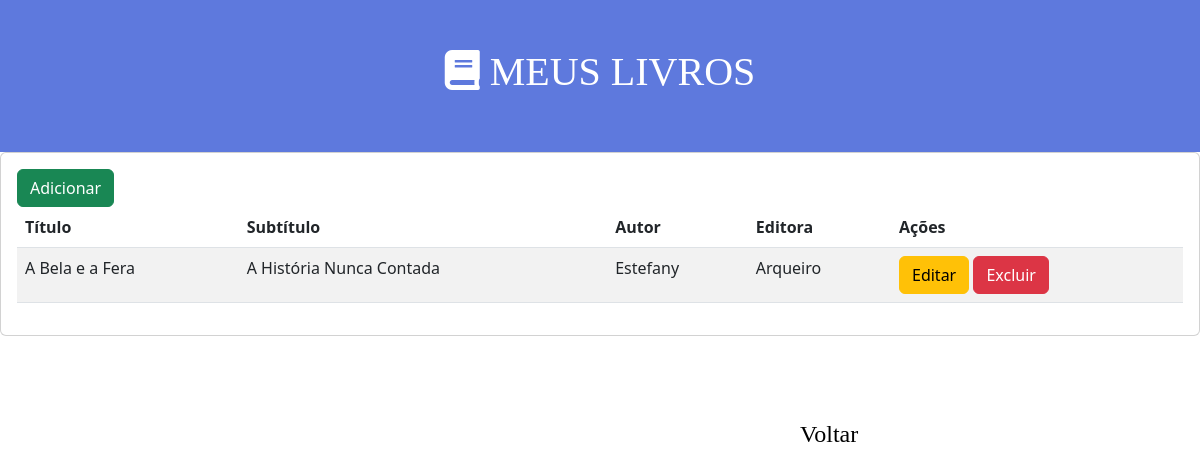
Screenshot of /livros/ with the database file from the repository.
### portal/models.py (models this page shows, shortened)
class Livro(models.Model):
    titulo = models.CharField(max_length=255)
    subtitulo = models.CharField(max_length=255, blank=True, null=True)
    autor = models.ForeignKey(Autor, on_delete=models.CASCADE)# ao excluir este autor, tudo relacionado a ele também é excluído
    editora = models.ForeignKey(Editora, on_delete=models.CASCADE)
    capa = models.ImageField(upload_to='portal/capas/%Y/%m/%d/', blank=True, default='')

class Autor(models.Model):
    nome = models.CharField(max_length=255)
    data_nascimento = models.DateField()
    email = models.EmailField()
    def __str__(self):
        return self.nome

class Editora(models.Model):
    nome = models.CharField(max_length=255)
    cidade = models.CharField(max_length=255)
    estado = models.CharField(max_length=255)
    def __str__(self):
        return self.nome

### portal/views.py (the view)
# urls.py: path('livros/', views.livro, name="livros"),
def livro(request):
    livro = Livro.objects.all()
    context = {
        'livro': livro
    }
    return render(request, 'portal/livro.html', context)

### portal/templates/portal/livro.html
{% extends 'base.html'%}
{% block content %}
<div class="header">
    <h1><i class="fas fa-book"></i> MEUS LIVROS </h1>
</div>
<div class="card">
    <div class="card-body">
        <a class="btn btn-success" href="{% url 'livro_add' %}">Adicionar</a>
        <table class="table table-striped">
            <thead>
                <tr>
                    <th>Título</th>
                    <th>Subtítulo</th>
                    <th>Autor</th>
                    <th>Editora</th>
                    <th>Ações</th>
                </tr>
            </thead>
            <tbody>
                {% for item in livro %}
                    <tr>
                        <td>{{ item.titulo }}</td>
                        <td>{{ item.subtitulo }}</td>
                        <td>{{ item.autor }}</td>
                        <td>{{ item.editora }}</td>
                        <td>
                            <a class="btn btn-warning" href="{% url 'livro_edit' item.id %}">Editar</a>
                            <a class="btn btn-danger" href="{% url 'livro_delete' item.id %}"
                            onclick="return confirm('Tem certeza de que deseja deletar?')">Excluir</a>
                        </td>
                    </tr>
                {% endfor %}
            </tbody>
        </table>
    </div>
</div>
<div class="botao-voltar">
    <a href="{% url 'home' %}">Voltar</a>
</div>
{% endblock content %}

### portal/static/portal/css/styles.css (style rules this page uses)
h1 { text-align: center; }
.header { font-family: 'Roboto Serif', serif; color: white; background: rgb(94, 121, 221); padding-top: 3rem; padding-bottom: 3rem; }
.opcao1, .opcao2, .opcao3, a { text-decoration: none; color:black; }
.botao-voltar { padding-top: 1rem; padding-bottom: 1rem; background: rgba(0, 106, 255, 0.435); margin-top: 4rem; margin-left: 50rem; margin-right: 50rem; border-radius: 50px; text-align: center; font-family: 'Roboto Serif', serif; font-size: 1.5rem; }

### rows the page displays
Livro: titulo "A Bela e a Fera", subtitulo "A História Nunca Contada", autor "Estefany", editora "Arqueiro"
